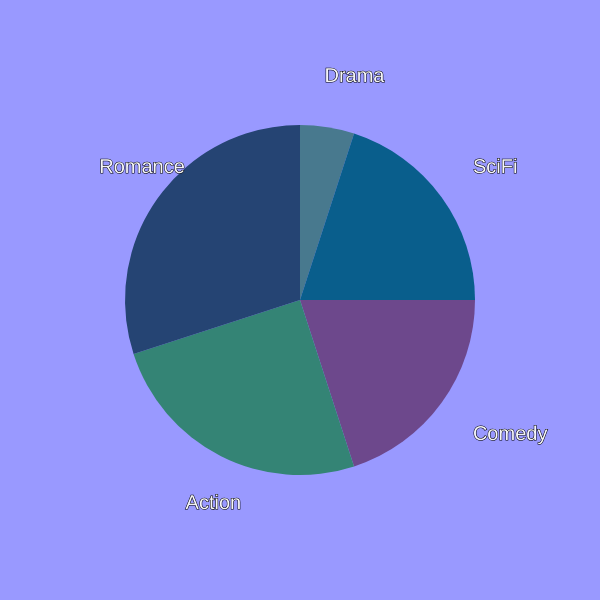
Frame 1 (no input)
Frame 2 (the mouse pressed at the canvas centre, redrawn once): identical to frame 1, image omitted

The p5.js sketch that drew this single still picture (run headless with seeded random() and noise() and a simulated clock; the mouse was pressed at the canvas centre and the sketch redrawn once):

// p5.js sketch
// ── sketch.js
let angles = [72, 90, 108, 18, 72];
let colors = [];
let labelSize = 20;
let rlabel = 1.3;
let type=["Comedy","Action","Romance","Drama","SciFi"];

function setup() {
  createCanvas(600, 600);
  // noStroke();
  set_pie_colors()
  noLoop(); // Run once and stop
}

function set_pie_colors() {
    for(let i=0; i < angles.length; i++) {
      let red = floor(random(153,0,253));
      let green = floor(random(153,51,153));
      let blue = floor(random(153,102,153));
      colors.push([red, green, blue]);
    }
}

function draw() {
  background(153,153,255);
  pieChart(width / 2, height / 2, 350, angles);
}

function pieChart(xCenter, yCenter, diameter, data) {
  let lastAngle = 0;
  for (let i = 0; i < data.length; i++) {
    noStroke();
    fill(colors[i]);
    arc(
      xCenter,
      yCenter,
      diameter,
      diameter,
      lastAngle,
      lastAngle + radians(angles[i])
    );
    stroke(1);
    fill(255,255,255,240);
    textSize(labelSize);
    let wText = textWidth(String(angles[i]));
    let hText = textAscent()-textDescent(); 
    // console.log(wText);
    text(type[i],
         width/2+cos(lastAngle+radians(angles[i]/2))*diameter*(rlabel/2)-wText/2,
         height/2+sin(lastAngle+radians(angles[i]/2))*diameter*(rlabel/2)+hText/2);
    lastAngle += radians(angles[i]);
  }
}

// ── style.css
html, body {
    margin: 10;
    padding: 5;
  }
  canvas {
    display: block;
  }
  
